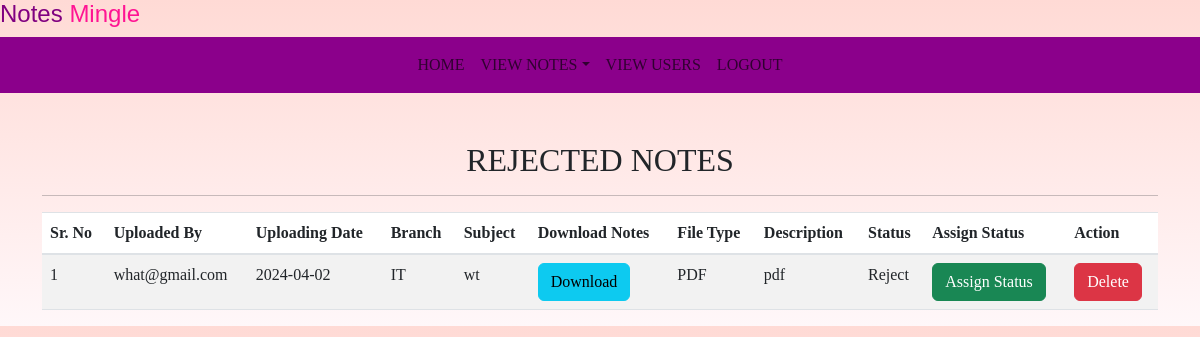
The app's page /rejected_notes (signed in) with its own data.
### Notes/models.py (models this page shows, shortened)
class Notes(models.Model):
    user = models.ForeignKey(User, on_delete=models.CASCADE)
    uploadingdate = models.CharField(max_length=30)
    branch = models.CharField(max_length=30)
    subject = models.CharField(max_length=30)
    notesfile = models.FileField(null=True)
    filetype = models.CharField(max_length=30)
    description = models.CharField(max_length=200, null=True)
    status = models.CharField(max_length=15, null=True)

### Notes/views.py (the view)
# urls.py: path('rejected_notes',rejected_notes,name='rejected_notes'),
def rejected_notes(request):
    if not request.user.is_authenticated:
        return redirect('adminlogin')
    notes = Notes.objects.filter(status='Reject')
    d={'notes':notes}
    return render(request,'rejected_notes.html',d)

### Notes/templates/rejected_notes.html (shortened to what this page needs)
{% extends 'admin_nav.html'%}
{% block body%}
{% load static%}
<link rel="stylesheet" href="https://cdnjs.cloudflare.com/ajax/libs/twitter-bootstrap/5.3.0/css/bootstrap.min.css">
<link rel="stylesheet" href="https://cdn.datatables.net/2.0.3/css/dataTables.bootstrap5.css">
<div class="container mt-5">
    <h2 class="text-center">REJECTED NOTES</h2>
    <hr>
    <table id="example" class="table table-striped" style="width:100%">
        <thead>
        <tr>
            <th>Sr. No</th>
            <th>Uploaded By</th>
            <th>Uploading Date</th>
            <th>Branch</th>
            <th>Subject</th>
            <th>Download Notes</th>
            <th>File Type</th>
            <th>Description</th>
            <th>Status</th>
            <th>Assign Status</th>
            <th>Action</th>
        </tr>
        </thead>
        <tbody>
        {% for i in notes %}
        <tr>
            <td>{{forloop.counter}}</td>
            <td>{{i.user.username}}</td>
            <td>{{i.uploadingdate}}</td>
            <td>{{i.branch}}</td>
            <td>{{i.subject}}</td>
            <td><a href="{{i.notesfile.url}}" class="btn btn-info" download>Download</a></td>
            <td>{{i.filetype}}</td>
            <td>{{i.description}}</td>
            <td>{{i.status}}</td>
            <td><a href="{% url 'assign_status' i.id %}" class="btn btn-success" >Assign&nbsp;Status</a></td>
            <td><a href="{% url 'delete_notes' i.id %}" class="btn btn-danger" onclick="return confirm('Are you sure?')">Delete</a></td>
        </tr>
        {% endfor %}
        </tbody>
    </table>
</div>
{% endblock %}

### Notes/templates/rejected_notes.html (style rules this page uses)
* { padding:0; margin:0; box-sizing:border-box; }
body { font-family:'outfit'; background:linear-gradient(#ffdad5,#fff7f9); }

### records on screen
Notes: user.username "what@gmail.com", uploadingdate "2024-04-02", branch "IT", subject "wt", filetype "PDF", description "pdf", status "Reject"
